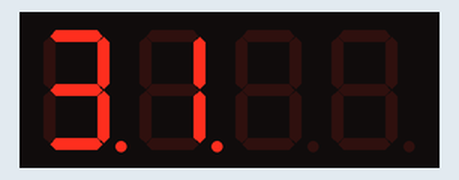
This sketch was run on a simulated Arduino Uno, built with avr-gcc and run on an emulated ATmega328P. On the bench: 4-digit seven-segment display. Wiring (inferred from the names in the program): 4-digit 7-segment display, segments lit when LOW: segments pin 2, pin 3, pin 4, pin 5, pin 6, pin 7, pin 8, pin 9; digit selects pin 10, pin 11, pin 12, pin 13. The segment pins are drawn as the display they are named for.

Above: at 0.13 s.
At 2.1 s:
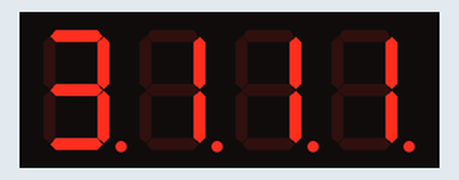
At 28.78 s:
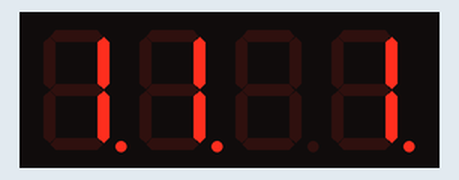
At 33.9 s:
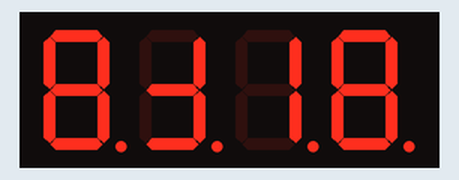

Measured:
- what the display in image 1 shows lasts 3.1 s, from 2.1 s to 5.2 s
- what the display in image 3 shows lasts 2.0 s, from 33.8 s to 35.8 s

The sketch:

4x7_segment_2025.ino
```cpp
//1-11-24 Jack McTasney
//4x1 7 segment test code with ATMEGA2560
//Wired:
// 42: E    43: D1
// 44: D    45: A
// 46: DP   47: F
// 48: C    49: D2
// 50: G    51: D3
// 52: D4   53: B
//
//        A
//       ---
//  F  |     |  B
//     |  G  |
//       ---
//  E  |     | C
//     |  D  |
//       ---
// Pull D# Low with A-->G (or DP) High to turn on segment!

//Define statements to make code more legible
#define A 2
#define B 3
#define C 4
#define D 5
#define E 6
#define F 7
#define G 8
#define DP 9
#define digit1 10
#define digit2 11
#define digit3 12
#define digit4 13

void digitOn(int num){
  //I am doing this the lazy way
  //The digit of interest is pulled LOW and all others are pulled HIGH (only turning on digit of interest)
  if (num==1){
    digitalWrite(digit1,LOW);
    digitalWrite(digit2,HIGH);
    digitalWrite(digit3,HIGH);
    digitalWrite(digit4,HIGH);
  }
  else if (num==2){
    digitalWrite(digit1,HIGH);
    digitalWrite(digit2,LOW);
    digitalWrite(digit3,HIGH);
    digitalWrite(digit4,HIGH);
  }
  else if (num==3){
    digitalWrite(digit1,HIGH);
    digitalWrite(digit2,HIGH);
    digitalWrite(digit3,LOW);
    digitalWrite(digit4,HIGH);
  }
  else if (num==4){
    digitalWrite(digit1,HIGH);
    digitalWrite(digit2,HIGH);
    digitalWrite(digit3,HIGH);
    digitalWrite(digit4,LOW);
  }
}

void refreshRateDemo(){
  for (int i=50;i>=5;i-=1)
  {
    // Digit 1 on
    digitOn(1);
    // "I"
    digitalWrite(F,HIGH);
    digitalWrite(E,HIGH);
    delay(i);
    // Digit 2 on
    digitOn(2);
    // With previous "I" print, makes an "E"
    digitalWrite(A,HIGH);
    digitalWrite(G,HIGH);
    digitalWrite(D,HIGH);
    delay(i);
    // Repeat on digit 3
    digitOn(3);
    delay(i);
    // Repeat on digit 4
    digitOn(4);
    delay(i);
    // Reset segments to off
    digitalWrite(F,LOW);
    digitalWrite(E,LOW);
    digitalWrite(A,LOW);
    digitalWrite(G,LOW);
    digitalWrite(D,LOW);
  }
  unsigned long hold=millis();
  while (millis()<hold+2000) //2 second hold at solid screen
  {
    digitalWrite(F,LOW);
    digitalWrite(E,LOW);
    digitalWrite(A,LOW);
    digitalWrite(G,LOW);
    digitalWrite(D,LOW);
    digitOn(1);
    digitalWrite(F,HIGH);
    digitalWrite(E,HIGH);
    digitOn(2);
    digitalWrite(A,HIGH);
    digitalWrite(G,HIGH);
    digitalWrite(D,HIGH);
    digitOn(3);
    digitOn(4);
  }
}

void setup() {
  // Don't freak out, this is just a bunch of initializations for the 12 outputs
  // needed to drive the 1x4 7 segment display!
  pinMode(E,OUTPUT);
  pinMode(digit1,OUTPUT);
  pinMode(D,OUTPUT);
  pinMode(A,OUTPUT);
  pinMode(DP,OUTPUT);
  pinMode(F,OUTPUT);
  pinMode(C,OUTPUT);
  pinMode(digit2,OUTPUT);
  pinMode(G,OUTPUT);
  pinMode(digit3,OUTPUT);
  pinMode(digit4,OUTPUT);
  pinMode(B,OUTPUT);
  // Reverse-bias all diodes in display (aka turn everything off)
  digitalWrite(A,LOW);
  digitalWrite(B,LOW);
  digitalWrite(C,LOW);
  digitalWrite(D,LOW);
  digitalWrite(E,LOW);
  digitalWrite(F,LOW);
  digitalWrite(G,LOW);
  digitalWrite(DP,LOW);
  digitalWrite(digit1,HIGH);
  digitalWrite(digit2,HIGH);
  digitalWrite(digit3,HIGH);
  digitalWrite(digit4,HIGH);
}

void loop() {
  // put your main code here, to run repeatedly:
  refreshRateDemo();
  delay(100); //Stability delay
}
```
